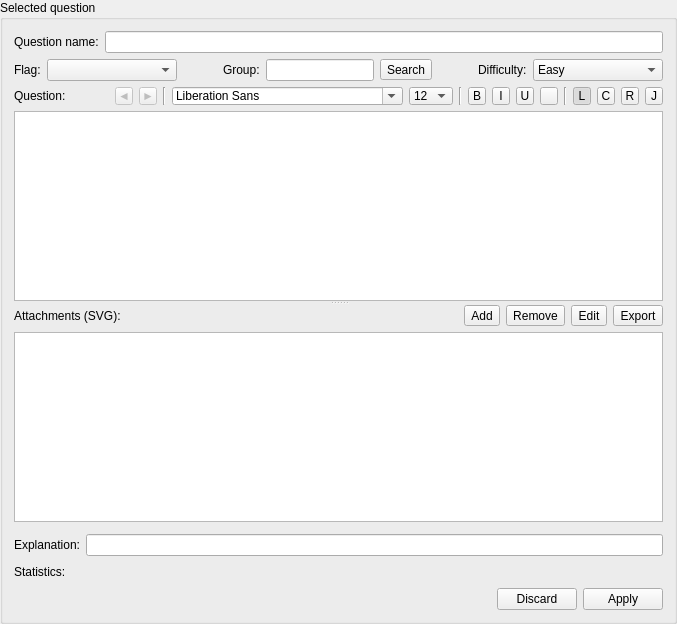
           <widget class="QGroupBox" name="SQGroupBox" >
            <property name="sizePolicy" >
             <sizepolicy vsizetype="MinimumExpanding" hsizetype="Preferred" >
              <horstretch>0</horstretch>
              <verstretch>0</verstretch>
             </sizepolicy>
            </property>
            <property name="minimumSize" >
             <size>
              <width>401</width>
              <height>379</height>
             </size>
            </property>
            <property name="title" >
             <string>Selected question</string>
            </property>
            <layout class="QVBoxLayout" >
             <item>
              <layout class="QHBoxLayout" >
               <item>
                <widget class="QLabel" name="SQQuestionNameLabel" >
                 <property name="text" >
                  <string>Question name:</string>
                 </property>
                </widget>
               </item>
               <item>
                <widget class="QLineEdit" name="SQQuestionNameLineEdit" >
                 <property name="statusTip" >
                  <string>Name of the selected question</string>
                 </property>
                </widget>
               </item>
              </layout>
             </item>
             <item>
              <layout class="QHBoxLayout" >
               <item>
                <widget class="QLabel" name="SQFlagLabel" >
                 <property name="text" >
                  <string>Flag:</string>
                 </property>
                </widget>
               </item>
               <item>
                <widget class="QComboBox" name="SQFlagComboBox" >
                 <property name="minimumSize" >
                  <size>
                   <width>130</width>
                   <height>0</height>
                  </size>
                 </property>
                 <property name="statusTip" >
                  <string>Flag of the selected question</string>
                 </property>
                </widget>
               </item>
               <item>
                <spacer>
                 <property name="orientation" >
                  <enum>Qt::Horizontal</enum>
                 </property>
                 <property name="sizeHint" stdset="0" >
                  <size>
                   <width>40</width>
                   <height>10</height>
                  </size>
                 </property>
                </spacer>
               </item>
               <item>
                <widget class="QLabel" name="SQGroupLabel" >
                 <property name="text" >
                  <string>Group:</string>
                 </property>
                </widget>
               </item>
               <item>
                <widget class="QLineEdit" name="SQGroupLineEdit" >
                 <property name="statusTip" >
                  <string>Group of the selected question</string>
                 </property>
                </widget>
               </item>
               <item>
                <widget class="QToolButton" name="tbtnSearchByGroup" >
                 <property name="statusTip" >
                  <string>Search the database for other questions in this group</string>
                 </property>
                 <property name="text" >
                  <string>Search</string>
                 </property>
                </widget>
               </item>
               <item>
                <spacer>
                 <property name="orientation" >
                  <enum>Qt::Horizontal</enum>
                 </property>
                 <property name="sizeHint" stdset="0" >
                  <size>
                   <width>40</width>
                   <height>10</height>
                  </size>
                 </property>
                </spacer>
               </item>
               <item>
                <widget class="QLabel" name="SQDifficultyLabel" >
                 <property name="text" >
                  <string>Difficulty:</string>
                 </property>
                </widget>
               </item>
               <item>
                <widget class="QComboBox" name="SQDifficultyComboBox" >
                 <property name="minimumSize" >
                  <size>
                   <width>130</width>
                   <height>0</height>
                  </size>
                 </property>
                 <property name="maximumSize" >
                  <size>
                   <width>130</width>
                   <height>16777215</height>
                  </size>
                 </property>
                 <property name="statusTip" >
                  <string>Difficulty of the selected question</string>
                 </property>
                 <item>
                  <property name="text" >
                   <string>Easy</string>
                  </property>
                  <property name="icon" >
                   <iconset resource="resources.qrc" >
                    <normaloff>:/images/images/easy.png</normaloff>:/images/images/easy.png</iconset>
                  </property>
                 </item>
                 <item>
                  <property name="text" >
                   <string>Medium</string>
                  </property>
                  <property name="icon" >
                   <iconset resource="resources.qrc" >
                    <normaloff>:/images/images/medium.png</normaloff>:/images/images/medium.png</iconset>
                  </property>
                 </item>
                 <item>
                  <property name="text" >
                   <string>Difficult</string>
                  </property>
                  <property name="icon" >
                   <iconset resource="resources.qrc" >
                    <normaloff>:/images/images/difficult.png</normaloff>:/images/images/difficult.png</iconset>
                  </property>
                 </item>
                </widget>
               </item>
              </layout>
             </item>
             <item>
              <widget class="QSplitter" name="SQSplitter" >
               <property name="orientation" >
                <enum>Qt::Vertical</enum>
               </property>
               <widget class="QWidget" name="layoutWidget_2" >
                <layout class="QVBoxLayout" >
                 <item>
                  <layout class="QHBoxLayout" >
                   <item>
                    <widget class="QLabel" name="SQQuestionLabel" >
                     <property name="text" >
                      <string>Question:</string>
                     </property>
                    </widget>
                   </item>
                   <item>
                    <spacer>
                     <property name="orientation" >
                      <enum>Qt::Horizontal</enum>
                     </property>
                     <property name="sizeHint" stdset="0" >
                      <size>
                       <width>40</width>
                       <height>10</height>
                      </size>
                     </property>
                    </spacer>
                   </item>
                   <item>
                    <widget class="QToolButton" name="tbtnUndo" >
                     <property name="enabled" >
                      <bool>false</bool>
                     </property>
                     <property name="minimumSize" >
                      <size>
                       <width>18</width>
                       <height>18</height>
                      </size>
                     </property>
                     <property name="maximumSize" >
                      <size>
                       <width>18</width>
                       <height>18</height>
                      </size>
                     </property>
                     <property name="statusTip" >
                      <string>Undo</string>
                     </property>
                     <property name="text" >
                      <string>◄</string>
                     </property>
                    </widget>
                   </item>
                   <item>
                    <widget class="QToolButton" name="tbtnRedo" >
                     <property name="enabled" >
                      <bool>false</bool>
                     </property>
                     <property name="minimumSize" >
                      <size>
                       <width>18</width>
                       <height>18</height>
                      </size>
                     </property>
                     <property name="maximumSize" >
                      <size>
                       <width>18</width>
                       <height>18</height>
                      </size>
                     </property>
                     <property name="statusTip" >
                      <string>Redo</string>
                     </property>
                     <property name="text" >
                      <string>►</string>
                     </property>
                    </widget>
                   </item>
                   <item>
                    <widget class="Line" name="line_4" >
                     <property name="orientation" >
                      <enum>Qt::Vertical</enum>
                     </property>
                    </widget>
                   </item>
                   <item>
                    <widget class="QFontComboBox" name="fontComboBox" >
                     <property name="minimumSize" >
                      <size>
                       <width>0</width>
                       <height>18</height>
                      </size>
                     </property>
                     <property name="statusTip" >
                      <string>Choose a font</string>
                     </property>
                    </widget>
                   </item>
                   <item>
                    <widget class="QComboBox" name="sizeComboBox" >
                     <property name="minimumSize" >
                      <size>
                       <width>0</width>
                       <height>18</height>
                      </size>
                     </property>
                     <property name="toolTip" >
                      <string/>
                     </property>
                     <property name="statusTip" >
                      <string>Select text size</string>
                     </property>
                     <property name="currentIndex" >
                      <number>2</number>
                     </property>
                     <item>
                      <property name="text" >
                       <string>10</string>
                      </property>
                     </item>
                     <item>
                      <property name="text" >
                       <string>11</string>
                      </property>
                     </item>
                     <item>
                      <property name="text" >
                       <string>12</string>
                      </property>
                     </item>
                     <item>
                      <property name="text" >
                       <string>14</string>
                      </property>
                     </item>
                     <item>
                      <property name="text" >
                       <string>16</string>
                      </property>
                     </item>
                     <item>
                      <property name="text" >
                       <string>18</string>
                      </property>
                     </item>
                     <item>
                      <property name="text" >
                       <string>20</string>
                      </property>
                     </item>
                     <item>
                      <property name="text" >
                       <string>22</string>
                      </property>
                     </item>
                     <item>
                      <property name="text" >
                       <string>24</string>
                      </property>
                     </item>
                     <item>
                      <property name="text" >
                       <string>26</string>
                      </property>
                     </item>
                     <item>
                      <property name="text" >
                       <string>28</string>
                      </property>
                     </item>
                     <item>
                      <property name="text" >
                       <string>30</string>
                      </property>
                     </item>
                     <item>
                      <property name="text" >
                       <string>36</string>
                      </property>
                     </item>
                     <item>
                      <property name="text" >
                       <string>48</string>
                      </property>
                     </item>
                     <item>
                      <property name="text" >
                       <string>96</string>
                      </property>
                     </item>
                    </widget>
                   </item>
                   <item>
                    <widget class="Line" name="line" >
                     <property name="orientation" >
                      <enum>Qt::Vertical</enum>
                     </property>
                    </widget>
                   </item>
                   <item>
                    <widget class="QToolButton" name="tbtnBold" >
                     <property name="minimumSize" >
                      <size>
                       <width>18</width>
                       <height>18</height>
                      </size>
                     </property>
                     <property name="maximumSize" >
                      <size>
                       <width>18</width>
                       <height>18</height>
                      </size>
                     </property>
                     <property name="statusTip" >
                      <string>Bold</string>
                     </property>
                     <property name="text" >
                      <string>B</string>
                     </property>
                     <property name="checkable" >
                      <bool>true</bool>
                     </property>
                    </widget>
                   </item>
                   <item>
                    <widget class="QToolButton" name="tbtnItalic" >
                     <property name="minimumSize" >
                      <size>
                       <width>18</width>
                       <height>18</height>
                      </size>
                     </property>
                     <property name="maximumSize" >
                      <size>
                       <width>18</width>
                       <height>18</height>
                      </size>
                     </property>
                     <property name="statusTip" >
                      <string>Italic</string>
                     </property>
                     <property name="text" >
                      <string>I</string>
                     </property>
                     <property name="checkable" >
                      <bool>true</bool>
                     </property>
                    </widget>
                   </item>
                   <item>
                    <widget class="QToolButton" name="tbtnUnderlined" >
                     <property name="minimumSize" >
                      <size>
                       <width>18</width>
                       <height>18</height>
                      </size>
                     </property>
                     <property name="maximumSize" >
                      <size>
                       <width>18</width>
                       <height>18</height>
                      </size>
                     </property>
                     <property name="statusTip" >
                      <string>Underlined</string>
                     </property>
                     <property name="text" >
                      <string>U</string>
                     </property>
                     <property name="checkable" >
                      <bool>true</bool>
                     </property>
                    </widget>
                   </item>
                   <item>
                    <widget class="QToolButton" name="tbtnColour" >
                     <property name="minimumSize" >
                      <size>
                       <width>18</width>
                       <height>18</height>
                      </size>
                     </property>
                     <property name="maximumSize" >
                      <size>
                       <width>18</width>
                       <height>18</height>
                      </size>
                     </property>
                     <property name="statusTip" >
                      <string>Text colour</string>
                     </property>
                     <property name="text" >
                      <string/>
                     </property>
                     <property name="checkable" >
                      <bool>false</bool>
                     </property>
                    </widget>
                   </item>
                   <item>
                    <widget class="Line" name="line_2" >
                     <property name="orientation" >
                      <enum>Qt::Vertical</enum>
                     </property>
                    </widget>
                   </item>
                   <item>
                    <widget class="QToolButton" name="tbtnAlignLeft" >
                     <property name="minimumSize" >
                      <size>
                       <width>18</width>
                       <height>18</height>
                      </size>
                     </property>
                     <property name="maximumSize" >
                      <size>
                       <width>18</width>
                       <height>18</height>
                      </size>
                     </property>
                     <property name="statusTip" >
                      <string>Align left</string>
                     </property>
                     <property name="text" >
                      <string>L</string>
                     </property>
                     <property name="checkable" >
                      <bool>true</bool>
                     </property>
                     <property name="checked" >
                      <bool>true</bool>
                     </property>
                    </widget>
                   </item>
                   <item>
                    <widget class="QToolButton" name="tbtnAlignCentre" >
                     <property name="minimumSize" >
                      <size>
                       <width>18</width>
                       <height>18</height>
                      </size>
                     </property>
                     <property name="maximumSize" >
                      <size>
                       <width>18</width>
                       <height>18</height>
                      </size>
                     </property>
                     <property name="statusTip" >
                      <string>Align centre</string>
                     </property>
                     <property name="text" >
                      <string>C</string>
                     </property>
                     <property name="checkable" >
                      <bool>true</bool>
                     </property>
                     <property name="checked" >
                      <bool>false</bool>
                     </property>
                    </widget>
                   </item>
                   <item>
                    <widget class="QToolButton" name="tbtnAlignRight" >
                     <property name="minimumSize" >
                      <size>
                       <width>18</width>
                       <height>18</height>
                      </size>
                     </property>
                     <property name="maximumSize" >
                      <size>
                       <width>18</width>
                       <height>18</height>
                      </size>
                     </property>
                     <property name="statusTip" >
                      <string>Align right</string>
                     </property>
                     <property name="text" >
                      <string>R</string>
                     </property>
                     <property name="checkable" >
                      <bool>true</bool>
                     </property>
                     <property name="checked" >
                      <bool>false</bool>
                     </property>
                    </widget>
                   </item>
                   <item>
                    <widget class="QToolButton" name="tbtnAlignJustify" >
                     <property name="minimumSize" >
                      <size>
                       <width>18</width>
                       <height>18</height>
                      </size>
                     </property>
                     <property name="maximumSize" >
                      <size>
                       <width>18</width>
                       <height>18</height>
                      </size>
                     </property>
                     <property name="statusTip" >
                      <string>Justify</string>
                     </property>
                     <property name="text" >
                      <string>J</string>
                     </property>
                     <property name="checkable" >
                      <bool>true</bool>
                     </property>
                     <property name="checked" >
                      <bool>false</bool>
                     </property>
                    </widget>
                   </item>
                  </layout>
                 </item>
                 <item>
                  <widget class="QTextEdit" name="SQQuestionTextEdit" >
                   <property name="minimumSize" >
                    <size>
                     <width>0</width>
                     <height>30</height>
                    </size>
                   </property>
                   <property name="statusTip" >
                    <string>Text of the selected question</string>
                   </property>
                  </widget>
                 </item>
                </layout>
               </widget>
               <widget class="QWidget" name="verticalLayout" >
                <layout class="QVBoxLayout" >
                 <item>
                  <layout class="QHBoxLayout" >
                   <item>
                    <widget class="QLabel" name="SQSVGLabel" >
                     <property name="text" >
                      <string>Attachments (SVG):</string>
                     </property>
                    </widget>
                   </item>
                   <item>
                    <widget class="QToolButton" name="tbtnAddSVG" >
                     <property name="toolTip" >
                      <string>Add SVG</string>
                     </property>
                     <property name="statusTip" >
                      <string>Add an attachment</string>
                     </property>
                     <property name="text" >
                      <string>Add</string>
                     </property>
                     <property name="icon" >
                      <iconset resource="resources.qrc" >
                       <normaloff>:/images/images/list-add.png</normaloff>:/images/images/list-add.png</iconset>
                     </property>
                     <property name="iconSize" >
                      <size>
                       <width>16</width>
                       <height>16</height>
                      </size>
                     </property>
                    </widget>
                   </item>
                   <item>
                    <widget class="QToolButton" name="tbtnRemoveSVG" >
                     <property name="toolTip" >
                      <string>Remove SVG</string>
                     </property>
                     <property name="statusTip" >
                      <string>Remove the selected attachment</string>
                     </property>
                     <property name="text" >
                      <string>Remove</string>
                     </property>
                     <property name="icon" >
                      <iconset resource="resources.qrc" >
                       <normaloff>:/images/images/list-remove.png</normaloff>:/images/images/list-remove.png</iconset>
                     </property>
                     <property name="iconSize" >
                      <size>
                       <width>16</width>
                       <height>16</height>
                      </size>
                     </property>
                    </widget>
                   </item>
                   <item>
                    <widget class="QToolButton" name="tbtnEditSVG" >
                     <property name="toolTip" >
                      <string>Edit SVG</string>
                     </property>
                     <property name="statusTip" >
                      <string>Edit the selected attachment</string>
                     </property>
                     <property name="text" >
                      <string>Edit</string>
                     </property>
                     <property name="icon" >
                      <iconset resource="resources.qrc" >
                       <normaloff>:/images/images/document-properties.png</normaloff>:/images/images/document-properties.png</iconset>
                     </property>
                     <property name="iconSize" >
                      <size>
                       <width>16</width>
                       <height>16</height>
                      </size>
                     </property>
                    </widget>
                   </item>
                   <item>
                    <widget class="QToolButton" name="tbtnExportSVG" >
                     <property name="toolTip" >
                      <string>Export SVG</string>
                     </property>
                     <property name="statusTip" >
                      <string>Export the selected attachment</string>
                     </property>
                     <property name="text" >
                      <string>Export</string>
                     </property>
                     <property name="icon" >
                      <iconset resource="resources.qrc" >
                       <normaloff>:/images/images/document-save.png</normaloff>:/images/images/document-save.png</iconset>
                     </property>
                     <property name="iconSize" >
                      <size>
                       <width>16</width>
                       <height>16</height>
                      </size>
                     </property>
                    </widget>
                   </item>
                  </layout>
                 </item>
                 <item>
                  <widget class="QListWidget" name="SQSVGListWidget" >
                   <property name="minimumSize" >
                    <size>
                     <width>0</width>
                     <height>30</height>
                    </size>
                   </property>
                   <property name="statusTip" >
                    <string>Attachments of the selected question</string>
                   </property>
                   <property name="iconSize" >
                    <size>
                     <width>64</width>
                     <height>64</height>
                    </size>
                   </property>
                   <property name="resizeMode" >
                    <enum>QListView::Adjust</enum>
                   </property>
                   <property name="viewMode" >
                    <enum>QListView::IconMode</enum>
                   </property>
                  </widget>
                 </item>
                </layout>
               </widget>
              </widget>
             </item>
             <item>
              <widget class="AnswersEdit" native="1" name="SQAnswersEdit" />
             </item>
             <item>
              <layout class="QHBoxLayout" >
               <item>
                <widget class="QLabel" name="SQExplanationLabel" >
                 <property name="text" >
                  <string>Explanation:</string>
                 </property>
                </widget>
               </item>
               <item>
                <widget class="QLineEdit" name="SQExplanationLineEdit" >
                 <property name="statusTip" >
                  <string>A brief explanation of the selected question</string>
                 </property>
                </widget>
               </item>
              </layout>
             </item>
             <item>
              <widget class="QLabel" name="SQStatisticsLabel" >
               <property name="minimumSize" >
                <size>
                 <width>0</width>
                 <height>20</height>
                </size>
               </property>
               <property name="text" >
                <string>Statistics:</string>
               </property>
              </widget>
             </item>
             <item>
              <widget class="QDialogButtonBox" name="SQButtonBox" >
               <property name="orientation" >
                <enum>Qt::Horizontal</enum>
               </property>
               <property name="standardButtons" >
                <set>QDialogButtonBox::Apply|QDialogButtonBox::Discard</set>
               </property>
              </widget>
             </item>
            </layout>
           </widget>
